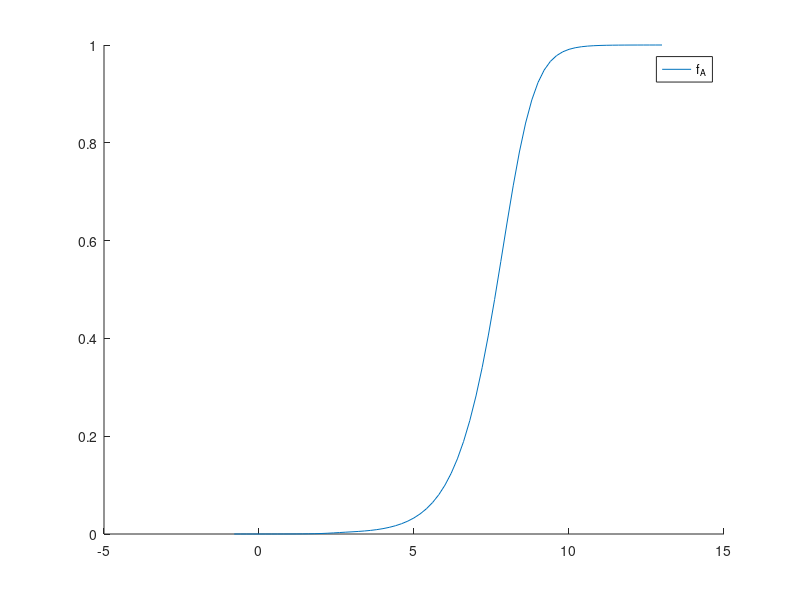

The MATLAB script that drew this image:

clear all;

global bet_a
global kd
global ka
global rho_h_bulk
global rho_a_bulk    
global rho_o
global psi
global f_A
global f_ha
global f_hap
 

rho_o = 0.90 ;  % monomer concentration in film (M); ~ 1
vpair = 1.0 ;   % CHECKEAR
Temp=298;       % ------ K ------%
bet_a=96485/(Temp*8.3144);		% |e|/kT in V^-1

phmax=70;
paso=0.2;
for kdexp=1:1:1
  kd=10^((kdexp-1)*2);
  kd=0;
  i=0;
  for iph=1:1:phmax
    ph=iph*paso-1;
    rho_h_bulk=10^(-ph);	
    rho_a_bulk=10^(-ph);
    rho_c_bulk=10^(-3);
    ka=10^(-5);		
    f_A = 0.5;		 %% initial conditions for solver
    psi = 0;		   %% initial conditions for solver
                   %lbounds = [0 -inf];	 %% bounds of  f_A and psi
                   %ubounds = [1 inf]; 	 %% bounds of  f_A and psi
    Xo=[f_A,psi];	 %% CONDICIONES INICIALES PARA EL FSOLV Xo=[f_a,ps_i]%   
                   %options = optimset('Tolfun', 1E-12, 'TolX', 1e-12, 'MaxFunEvals', 10000);
                   % Func = @(X) [X(1)*(1+rho_h_bulk*(exp(-bet_a*X(2)))/ka)+(kd/ka)*rho_o*X(1)*rho_h_bulk*(exp(-bet_a*X(2)))*(X(1)+X(1)*rho_h_bulk*(exp(-bet_a*X(2)))/ka)-1;rho_a_bulk*exp(bet_a*X(2))+rho_o*X(1)-rho_h_bulk*exp(-bet_a*X(2))];
                   %  Func_corr = @(X) [rho_o*vpair*X(1)*X(1)*(1+rho_h_bulk*(exp(-bet_a*X(2)))/ka)*rho_h_bulk*(exp(-bet_a*X(2)))-ka*kd*(1-X(1)-X(1)*rho_h_bulk*(exp(-bet_a*X(2)))/ka);rho_a_bulk*exp(bet_a*X(2))+rho_o*X(1)-rho_h_bulk*exp(-bet_a*X(2))-rho_c_bulk*exp(-bet_a*X(2))];
    Func_corr = @(X) [X(1)*(1+rho_h_bulk*(exp(-bet_a*X(2)))/ka)+X(1)*X(1)*(kd*vpair*rho_o/ka)*rho_h_bulk*(exp(-bet_a*X(2)))*(1+rho_h_bulk*(exp(-bet_a*X(2)))/ka)-1;rho_a_bulk*exp(bet_a*X(2))+rho_o*X(1)-rho_h_bulk*exp(-bet_a*X(2))-rho_c_bulk*exp(-bet_a*X(2))];
                   %[X resnorm] = lsqnonlin(@myfun,Xo,lbounds,ubounds, options);
    [X,fval,info] = fsolve(Func_corr,Xo);  %INFO == 1 ==> CONVERGE;
    if (info==1)
      %myfun(X);     
      %resnorm;	
      psi = X(2);
      f_A = X(1);
                  %f_ha = f_A*rho_h_bulk*(exp(-bet_a*psi))/ka;
                  %f_hap =1-f_A-f_ha;
      ph_a(iph)=ph;
      m(iph,kdexp)=[X(1)];  % to plot f_A vs ph
                  %n(iph,kdexp)=[f_ha];  % to plot f_ha vs ph
                  %o(iph,kdexp)=[f_hap];  % to plot f_hap vs ph
      check(iph,kdexp)=[sqrt(Func_corr(X)(1)^2+Func_corr(X)(2)^2 )] ;
      r(iph,kdexp)=[X(2)];  % to plot  psi vs ph
                  %fprintf(fid, '%f \t %f\n', m(1),m(2) );		
                    
    else
      [X,fval,info] = fsolve(Func_corr,X);
      [X,fval,info] = fsolve(Func_corr,X);
      [X,fval,info] = fsolve(Func_corr,X);
      [X,fval,info] = fsolve(Func_corr,X);
      %ch2=info;
      psi = X(2);
      f_A = X(1);
      f_ha = f_A*rho_h_bulk*(exp(-bet_a*psi))/ka;
      f_hap =1-f_A-f_ha;
      ph_a(iph)=ph;
      m(iph,kdexp)=[X(1)];  % to plot f_A vs ph
                   %n(iph,kdexp)=[f_ha];  % to plot f_ha vs ph
                   %o(iph,kdexp)=[f_hap];  % to plot f_hap vs ph
      check(iph,kdexp)=[sqrt(Func_corr(X)(1)^2+Func_corr(X)(2)^2 )] ;
      r(iph,kdexp)=[X(2)];  % to plot  psi vs ph
                   %fprintf(fid, '%f \t %f\n', m(1),m(2) );		
     end
     
  end
  figure (1)
   hold all;
  plot (ph_a(1,:),m(:,kdexp)',";f_{A};")
  
  %plot (ph_a(1,:),n(:,kdexp)',";f_{ha};")
  %plot (ph_a(1,:),o(:,kdexp)',";f_{hap};")
  %plot (ph_a(1,:),check(:,kdexp)',";check;")
  %plot (ph_a(1,:),0.5,"color", "m")
  hold all;
end


    %clear all
    %fid = fopen('fa_ph.txt',"w");%aca no se si va w o s o sino va nada 
     %for kdexp=0:1:10
     %i=0;
     % for ph=0:paso:phmax
     %   i=i+1;
     %   fprintf(fid, '%f \t %f\n', ph,m(kdexp*(phmax/paso+1)+i) );
     % end
     %end
    %fclose(fid);

    %fide = fopen('psi_ph.txt',"w");%aca no se si va w o s o sino va nada 
     %for kdexp=0:1:10
     %i=0;
     % for ph=0:paso:phmax
      %  i=i+1;
       % fprintf(fide, '%f \t %f\n', ph,r(kdexp*(phmax/paso+1)+i) );
      %end
     %end
    %fclose(fide);

    %fidch = fopen('check_ph.txt',"w");%aca no se si va w o s o sino va nada 
    % for kdexp=0:1:10
    % i=0;
    %  for ph=0:paso:phmax
     %   i=i+1;
     %   fprintf(fidch, '%f \t %f\n', ph,check(kdexp*(phmax/paso+1)+i) );
     % end
     %end
    %fclose(fidch);

    %%------------------funciones para fsolve--------------------%%%
    %function  F = myfun(X)
        
    %global bet_a
    %global kd
    %global ka
    %global rho_h_bulk
    %global rho_a_bulk    
    %global rho_o

    %X;

    %F(1) = X(1)*(1+rho_h_bulk*(exp(-bet_a*X(2)))/ka)+(kd/ka)*rho_o*X(1)*rho_h_bulk*(exp(-bet_a*X(2)))*(X(1)+X(1)*rho_h_bulk*(exp(-bet_a*X(2)))/ka)-1;
    %F(2) = rho_a_bulk*exp(bet_a*X(2))+rho_o*X(1)-rho_h_bulk*exp(-bet_a*X(2));

    %end 
